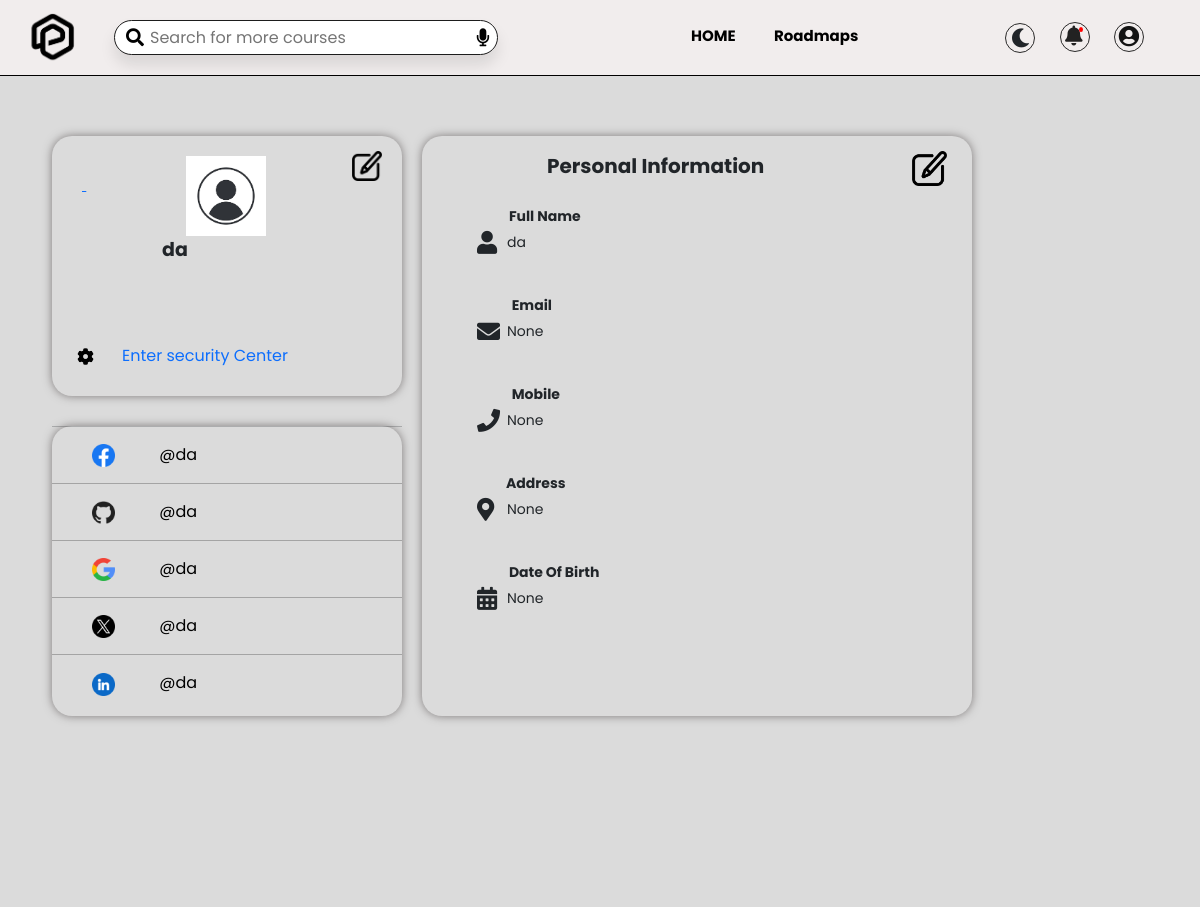
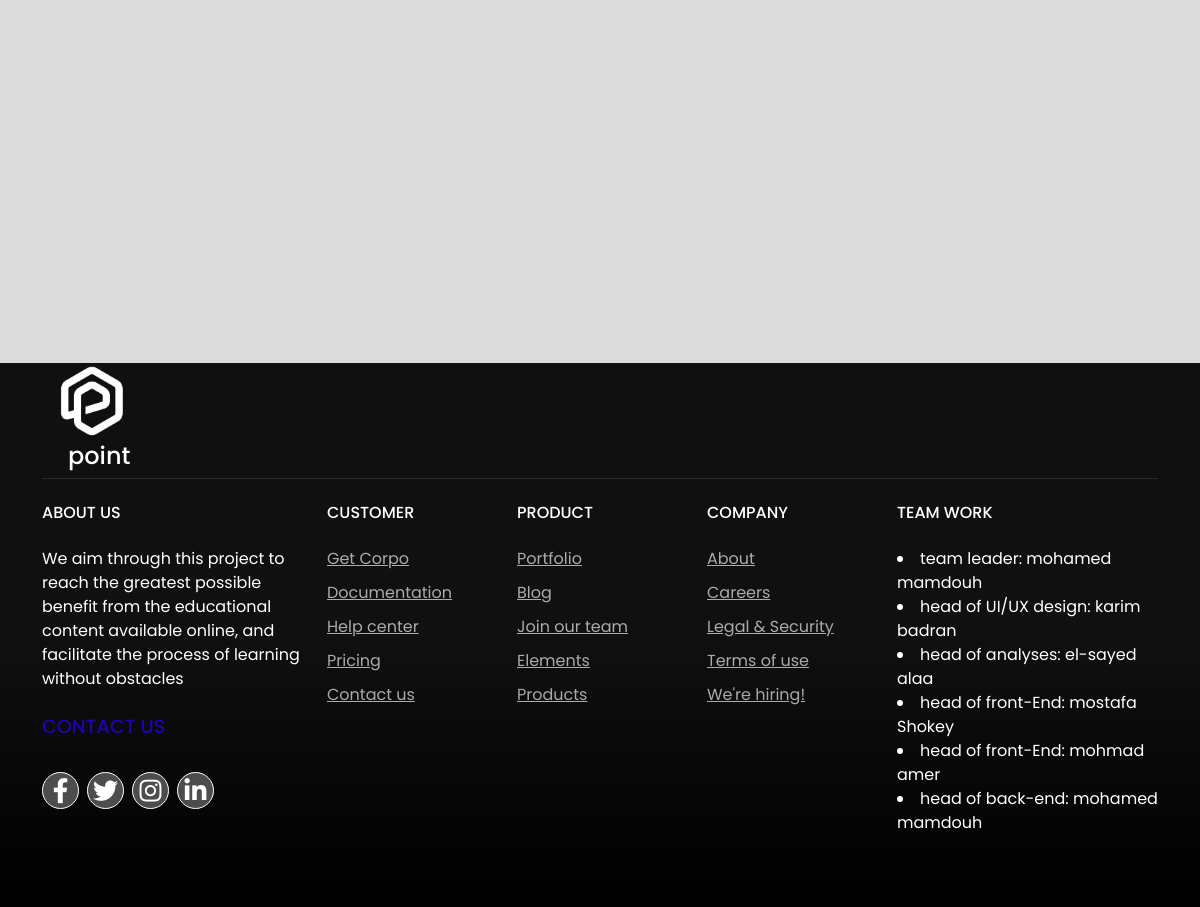
The app's page /accounts/profile/ (signed in) with its own data (2 pictures, top to bottom).
### accounts/models.py (models this page shows, shortened)
class profile(models.Model):
    user=models.OneToOneField(User, related_name='profile',verbose_name="user_profile", on_delete=models.CASCADE)
    Address = models.CharField(_("Address"), max_length=50, null= True ,blank= True)
    image = models.ImageField(upload_to='users/',verbose_name="user image" ,default="media/profile.png")
    department=models.CharField(_("Department"), max_length=50)
    facebook=models.URLField(_("facebook"), null= True ,blank= True)
    githup=models.URLField(_("githup"), null= True ,blank= True)
    x=models.URLField(_("x"), null= True ,blank= True)
    linkedin=models.URLField(_("linkedin"), null= True ,blank= True)
    emil=models.EmailField(_("emil") , null= True ,blank= True)
    number=models.CharField(_("phone_number"),max_length=11, null= True ,blank= True)
    DateOfBirth= models.DateField(_("Date Of Birth"), null= True ,blank= True)

### accounts/views.py (the view)
# urls.py: path('profile/', Profile, name='profile'),
@requires_csrf_token
@login_required
def Profile(request):
    profile_instance = get_object_or_404(profile, user=request.user)
    return render(request, 'registration/profile.html', {'profile': profile_instance})

### accounts/templates/registration/profile.html (shortened to what this page needs)
{% extends "hader-fotar.html" %}
{% block bady %}
{% load static %}
{% block myhome %}
<link rel="stylesheet" href="{% static 'css/style1.css' %}">
<link rel="stylesheet" href="{% static 'css/p1.css' %}">
<link rel="stylesheet" href="{% static 'css/style11.css' %}">
{% endblock myhome %}
<section>
    <div class="container">
        <div class="left">
            <a href="{% url 'accounts:update_profile' %}"> <img src="{% static 'images/edit-button.png' %}" alt="" class="img1"> </a>
            <img src= "{{profile.image.url}}" alt="" class="img2">
            <br>
            <h12 >{{ profile.user.username }}</h12>
            <br>
            <br>
            <p> <a href="{% url 'accounts:update_profile' %}" class="s"> Enter security Center</a> </p>
            <a href="{% url 'accounts:update_profile' %}"> <img src="{% static 'images/setting.png' %}" alt="" class="img3"></a>
        </div>
        <br>
        <div class="link">
            <hr>
            <img src="{% static 'images/facebook.png' %}" alt="" class="face">
            <span> <a href="{{ profile.facebook }}" class="ss" >@{{ profile.user.username }}</a></p>
            <hr>
            <img src="{% static 'images/github (1).png' %}" alt="" class="git">
            <span> <a href="{{ profile.github }}" class="ss">@{{ profile.user.username }}</a> </span>
            <hr>
            <img src="{% static 'images/search.png' %}" alt="" class="google">
            <span> <a href="{{ profile.email }}" class="ss">@{{ profile.user.username }}</a> </span>
            <hr>
            <img src="{% static 'images/twitter (1).png' %}" alt="" class="x ">
            <span> <a href="{{ profile.x }}" class="ss" >@{{ profile.user.username }}</a> </span>
            <hr>
            <img src="{% static 'images/linkedin.png' %}" alt="" class="linkedin">
            <span> <a href="{{ profile.linkedin }}" class="ss">@{{ profile.user.username }}</a> </span>
        </div>
        <div class="right">
            <h11>Personal Information</h11>
            <div class="item">
                <a href="{% url 'accounts:update_profile' %}"> <img src="{% static 'images/edit-button.png' %}" alt="" class="right1"></a>
                <br>
                <i class="fas fa-user"></i>
                <span class="la">
                    <label>Full Name</label>
                    <br>
                    {{ profile.user.username }}
                    <br><br><br>
                </span>
                <i class=" fas fa-envelope"></i>
                <span class="la">
                    <label>Email</label>
                    <br>
                    {{profile.emil}}
                    <br><br><br>
                </span>
                <i class=" fas fa-phone"></i>
                <span class="la">
                    <label>Mobile</label>
                    <br>
                    {{profile.number}}
                    <br><br><br>
                </span>
                <i class=" fas fa-location-dot"></i>
                <span class="la">
                    <label>Address</label>
                    <br>
                    {{profile.Address}}
                    <br><br><br>
                </span>
                 <i class=" fas fa-calendar-days"></i>
                <span class="la">
                    <label>Date Of Birth</label>
                    <br>
                    {{profile.DateOfBirth}}
                    <br>
                 </span>
            </div>
        </div>
    </div>
    <div>
     <br>
    </div>
</section>
{% endblock bady %}

### static/css/style1.css (style rules this page uses)
body { margin: auto; margin: 0px; font-family:Cambria, Cochin, Georgia, Times, 'Times New Roman', serif ; }
.container { flex-wrap: wrap; }
.left { width: 350px; height: 260px; position: relative; left: 10px; top: 60px; box-shadow: 0 0 10px rgb(126, 122, 122); border-radius: 20px; }
h13, h12 { text-align: center; font-size: 19px; position: relative; left: 110px; font-weight: bold; }
.img1 { width: 30px; position: relative; left: 300px; bottom: 20px; }
.img2 { width: 80px; margin-left:100px ; margin-top: 20px; }
.img3 { width: 17px; position: relative; left: 25px; top: 15px; }
.link { width: 350px; height: 290px; position: relative; left: 10px; top: 50px; box-shadow: 0 0 10px rgb(126, 122, 122); border-radius: 20px; }
.link span { position: relative; bottom: -px; }
.face, .git, .google, .x, .linkedin { width: 38px; margin-left: 40px; margin-right: 25px; margin-top: 0px; padding-right: 15px; }
.right { width: 550px; height: 580px; position: relative; left: 380px; bottom:530px; box-shadow: 0 0 10px rgb(126, 122, 122); border-radius: 20px; padding: 5px; }
.item { align-items: center; padding-left: 0px; top: 0px; position: relative; font-size: 14px; left: 80px; bottom: 20px; }
h11 { align-items: center; position: relative; left: 120px; top: 10px; font-size: 20px; font-weight: bold; }
.right1 { position: relative; left: 75%; top: -20px; bottom: 0px; width: 35px; }
.la { padding-left: 0px; left: 0px; position: relative; }
label { font-weight: bold; position: relative; right: 22px; bottom: 5px; }
.link img { font-size: 15px; }
.s { text-decoration: none; align-items: center; position: relative; left: 70px; top: 55px; }
.ss { text-decoration: none; color: #000; }
.right i { font-size: 23px; position: relative; right: 30px; top: 25px; }
.link span { color: black; }

### static/css/style11.css (style rules this page uses)
* { font-family: 'poppins', sans-serif ; margin:0; padding:0; }
:root { --green:#505050; }
body { margin-top: 0px; transition: background-color 0.3s ease; }
:root { --background-color: #fff; --logo-image: url('image/logo black.png'); }
a { text-decoration: none }
.container { max-width: 1200px; width: 120%; }

### records on screen
profile: image (placeholder picture), user.username "da", emil "None", number "None", Address "None", DateOfBirth "None"
